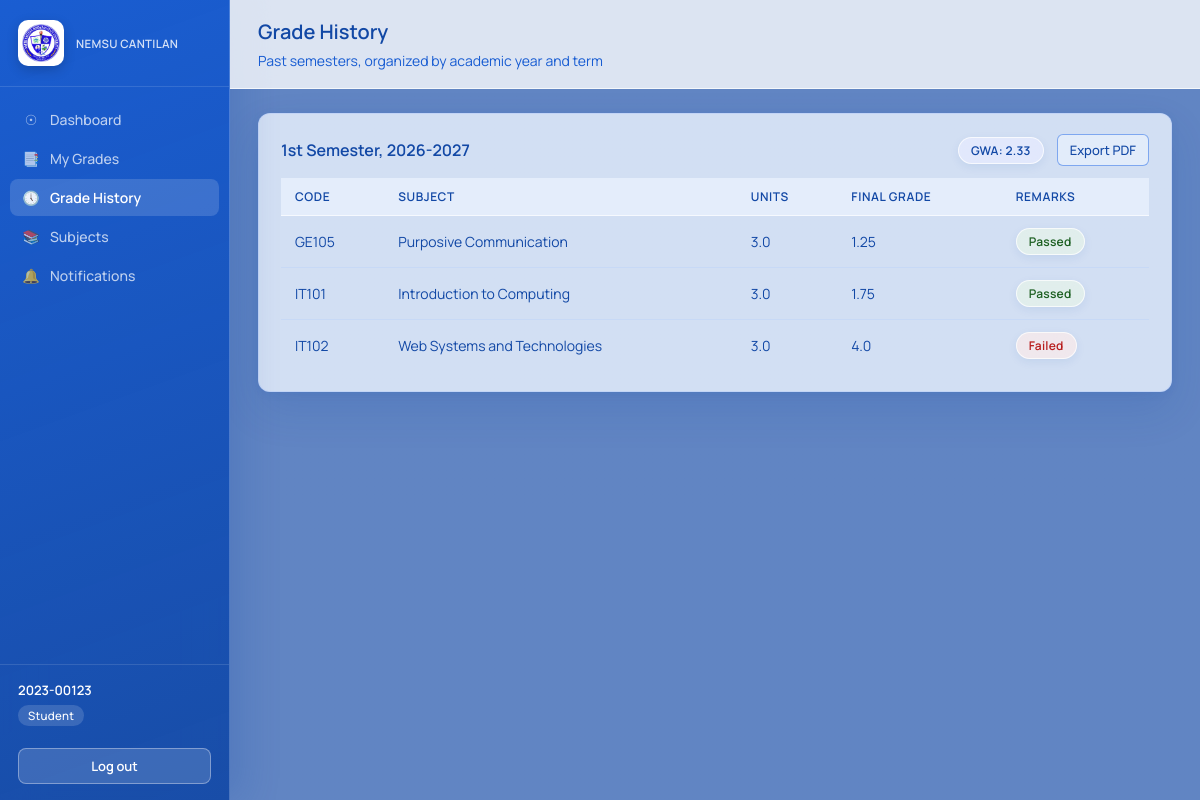
Screenshot of /student/history (signed in) with the database file from the repository.
### tables this page shows
CREATE TABLE grades (
    id INTEGER PRIMARY KEY AUTOINCREMENT,
    enrollment_id INTEGER UNIQUE NOT NULL REFERENCES enrollments(id),
    prelim REAL,
    midterm REAL,
    finals REAL,
    final_grade REAL,
    remarks TEXT,
    status TEXT NOT NULL DEFAULT 'draft'
        CHECK (status IN ('draft', 'submitted', 'approved', 'released')),
    updated_at TEXT NOT NULL DEFAULT (datetime('now'))
);

CREATE TABLE subjects (
    id INTEGER PRIMARY KEY AUTOINCREMENT,
    code TEXT UNIQUE NOT NULL,
    name TEXT NOT NULL,
    units REAL NOT NULL DEFAULT 3
);

### routes/student.py (the view)
@bp.route("/history")
@role_required("student")
def history():
    conn = get_db()
    stu = _student(conn)
    terms = _terms_for_student(conn, session["user_id"])
    history_data = []
    for semester, school_year in terms:
        rows = _grades_for_term(conn, session["user_id"], semester, school_year)
        gwa_rows = [{"final_grade": r["final_grade"], "units": r["units"]}
                    for r in rows if r["status"] == "released"]
        gwa = compute_gwa(gwa_rows)
        history_data.append({
            "semester": semester, "school_year": school_year,
            "rows": rows, "gwa": gwa,
        })
    conn.close()
    return render_template("student/history.html", student=stu, history=history_data)

### app.py (called while the page is built)
def create_app():
    app = Flask(__name__)
    app.secret_key = "ogvs-dev-secret-key-change-me"  # TODO: move to env var in production
    app.register_blueprint(auth_bp)
    app.register_blueprint(student_bp)
    app.register_blueprint(faculty_bp)
    app.register_blueprint(admin_bp)
    @app.context_processor
    def inject_globals():
        from flask import session
        return {"current_role": session.get("role"), "current_username": session.get("username")}
    @app.errorhandler(403)
    def forbidden(e):
        return "403 — You don't have access to this page.", 403
    @app.errorhandler(404)
    def not_found(e):
        return "404 — Page not found.", 404
    return app

### database.py (called while the page is built)
def get_db():
    DB_PATH.parent.mkdir(exist_ok=True)
    conn = sqlite3.connect(DB_PATH)
    conn.row_factory = sqlite3.Row
    conn.execute("PRAGMA foreign_keys = ON")
    return conn

### routes/student.py (called while the page is built)
def _student(conn):
    return conn.execute(
        "SELECT * FROM students WHERE user_id = ?", (session["user_id"],)
    ).fetchone()

def _terms_for_student(conn, user_id):
    rows = conn.execute(
        """SELECT DISTINCT co.semester, co.school_year
           FROM enrollments e
           JOIN class_offerings co ON co.id = e.offering_id
           WHERE e.student_user_id = ?
           ORDER BY co.school_year DESC, co.semester""",
        (user_id,),
    ).fetchall()
    return [(r["semester"], r["school_year"]) for r in rows]

def _grades_for_term(conn, user_id, semester, school_year):
    return conn.execute(
        """SELECT s.code, s.name, s.units, co.meeting_time, co.meeting_days,
              g.prelim, g.midterm, g.finals,
                  g.final_grade, g.remarks, g.status, f.full_name AS instructor
           FROM enrollments e
           JOIN class_offerings co ON co.id = e.offering_id
           JOIN subjects s ON s.id = co.subject_id
           LEFT JOIN grades g ON g.enrollment_id = e.id
           LEFT JOIN faculty f ON f.user_id = co.faculty_user_id
           WHERE e.student_user_id = ? AND co.semester = ? AND co.school_year = ?
           ORDER BY s.code""",
        (user_id, semester, school_year),
    ).fetchall()

### utils/grading.py (called while the page is built)
def compute_gwa(rows):
    total_units = 0.0
    weighted_sum = 0.0
    for r in rows:
        fg = r["final_grade"]
        units = r["units"]
        if fg is None:
            continue
        total_units += units
        weighted_sum += fg * units
    if total_units == 0:
        return None
    return round(weighted_sum / total_units, 2)

### templates/student/history.html (shortened to what this page needs)
{% extends "base.html" %}
{% block page_title %}Grade History{% endblock %}
{% block page_subtitle %}Past semesters, organized by academic year and term{% endblock %}
{% block content %}
{% if history %}
  {% for term in history %}
  <div class="card">
    <div style="display:flex; justify-content:space-between; align-items:center; margin-bottom:12px;">
      <h3 style="margin:0;">{{ term.semester }}, {{ term.school_year }}</h3>
      <div>
        <span class="badge badge-approved" style="margin-right:10px;">GWA: {{ term.gwa if term.gwa is not none else "—" }}</span>
        <a class="btn btn-outline btn-sm" href="{{ url_for('student.grade_slip', school_year=term.school_year, semester=term.semester) }}">Export PDF</a>
      </div>
    </div>
    <div class="table-wrap">
    <table>
      <thead><tr><th>Code</th><th>Subject</th><th>Units</th><th>Final Grade</th><th>Remarks</th></tr></thead>
      <tbody>
        {% for r in term.rows %}
        <tr>
          <td>{{ r.code }}</td>
          <td>{{ r.name }}</td>
          <td>{{ r.units }}</td>
          <td>{{ r.final_grade if r.status == 'released' else "—" }}</td>
          <td>{% if r.status == 'released' %}
                <span class="badge badge-{{ 'passed' if r.remarks == 'Passed' else 'failed' }}">{{ r.remarks }}</span>
              {% else %}<span class="badge badge-incomplete">Pending</span>{% endif %}
          </td>
        </tr>
        {% endfor %}
      </tbody>
    </table>
    </div>
  </div>
  {% endfor %}
{% else %}
  <div class="card"><div class="empty-state">No academic history on record yet.</div></div>
{% endif %}
{% endblock %}

### static/css/style.css (style rules this page uses)
:root { --nemsu-navy: #1248a5; --nemsu-navy-dark: #1248a5; --nemsu-blue: #185cd2; --nemsu-blue-light: #ecf3fe; --nemsu-sky: #6597ec; --nemsu-gold: #94b5f5; --nemsu-gold-dark: #185cd2; --text-dark: #1248a5; --text-muted: #185cd2; --border: rgba(192,211,248,0.8); --bg: #ecf3fe; --white: #FFFFFF; --success: #1b5e20; --success-bg: #e8f5e9; --danger: #b71c1c; --danger-bg: #fdecea; --warning: #e65100; --warning-bg: #fff8e1; --info: #1248a5; --info-bg: #c0d3f8; --radius: 12px; --glass: rgba(236,243,254,0.82); --glass-strong: rgba(255,255,255,0.94); --shadow: 0 18px 42px rgba(18,72,165,0.14), 0 2px 8px rgba(18,72,165,0.08); }
* { box-sizing: border-box; }
body { margin: 0; font-family: 'Manrope', 'Segoe UI', Roboto, Arial, sans-serif; background: linear-gradient(rgba(18, 72, 165, 0.72), rgba(18, 72, 165, 0.72)), url('../img/1.jpg') center / cover fixed no-repeat; background-attachment: fixed; color: var(--text-dark); font-size: 15px; overflow-x: hidden; }
a { color: var(--nemsu-navy); text-decoration: none; }
h1, h2, h3, h4 { margin: 0 0 6px; color: var(--text-dark); font-weight: 600; }
.card { background: var(--glass); border: 1px solid var(--border); border-radius: var(--radius); box-shadow: var(--shadow); padding: 20px 22px; margin-bottom: 20px; }
.card h3 { font-size: 16px; margin-bottom: 14px; font-weight: 600; }
table { width: 100%; border-collapse: collapse; font-size: 14px; }
thead th { background: rgba(236,243,254,0.72); color: var(--nemsu-navy); text-align: left; padding: 10px 14px; font-size: 12px; font-weight: 600; text-transform: uppercase; letter-spacing: 0.05em; border-bottom: 1px solid rgba(255,255,255,0.68); }
tbody td { padding: 12px 14px; border-bottom: 1px solid rgba(192,211,248,0.55); vertical-align: middle; color: var(--text-dark); }
tbody tr:last-child td { border-bottom: none; }
.table-wrap { width: 100%; overflow-x: auto; -webkit-overflow-scrolling: touch; }
.table-wrap table { min-width: 640px; }
.badge { display: inline-block; padding: 4px 12px; border-radius: 99px; font-size: 12px; font-weight: 600; text-transform: capitalize; letter-spacing: 0.02em; border: 1px solid rgba(255,255,255,0.72); box-shadow: 0 3px 10px rgba(18,72,165,0.08); backdrop-filter: blur(10px); -webkit-backdrop-filter: blur(10px); }
.badge-passed, .badge-released, .badge-approved-status { background: rgba(232,245,233,0.68); color: var(--success); }
.badge-failed { background: rgba(253,236,234,0.7); color: var(--danger); }
.badge-approved { background: rgba(232,236,255,0.72); color: var(--info); }
.btn { display: inline-block; padding: 10px 20px; border-radius: 8px; border: none; font-size: 14px; font-weight: 500; cursor: pointer; text-decoration: none; text-align: center; transition: all 0.2s; border: 1px solid rgba(255,255,255,0.5); backdrop-filter: blur(12px); -webkit-backdrop-filter: blur(12px); }
.btn-outline { background: rgba(236,243,254,0.65); color: var(--nemsu-navy); border: 1.5px solid rgba(54,118,231,0.58); }
.btn-sm { padding: 6px 12px; font-size: 13px; border-radius: 6px; }

### rows the page displays
grades: code "GE105", name "Purposive Communication", units "3.0", status+final_grade "1.25", remarks "Passed"
grades: code "IT101", name "Introduction to Computing", units "3.0", status+final_grade "1.75", remarks "Passed"
grades: code "IT102", name "Web Systems and Technologies", units "3.0", status+final_grade "4.0", remarks "Failed"

### other values shown
{{ 'REGISTRAR' if current_role == 'admin' else current_username|upper }} "2023-00123"
{{ current_role }} "Student"
{{ term.semester }} "1st Semester"
{{ term.school_year }} "2026-2027"
{{ term.gwa if term.gwa is not none else "—" }} "2.33"
